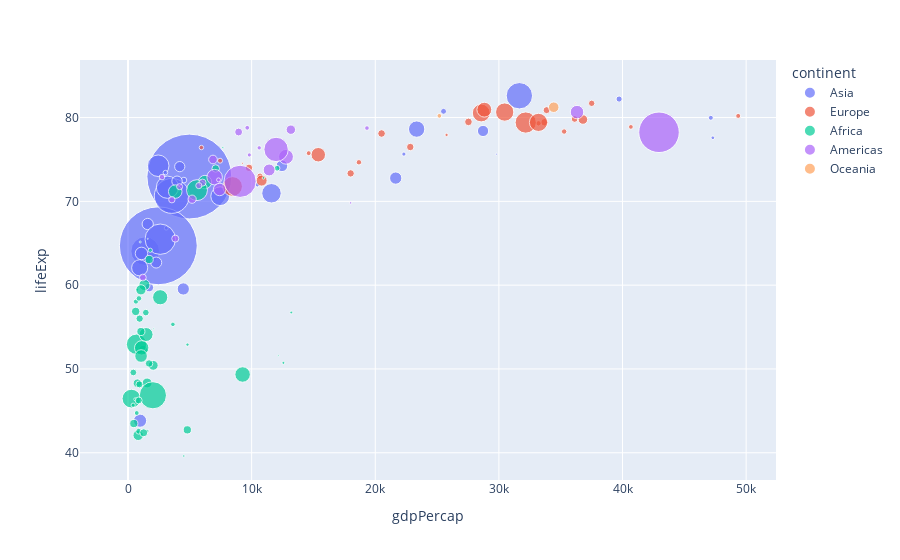

Source (notebook cell):
### Code cell
px.scatter(gapminder2007,x="gdpPercap",y="lifeExp",color="continent",size="pop",size_max=60)
# creates a scatter plot using Plotly Express (`px.scatter()`) with GDP per capita (`x="gdpPercap"`) on the x-axis, 
# life expectancy (`y="lifeExp"`) on the y-axis, points colored by continent (`color="continent"`), 
# and sized by population (`size="pop"`), where the maximum marker size is capped at 60 (`size_max=60`).
